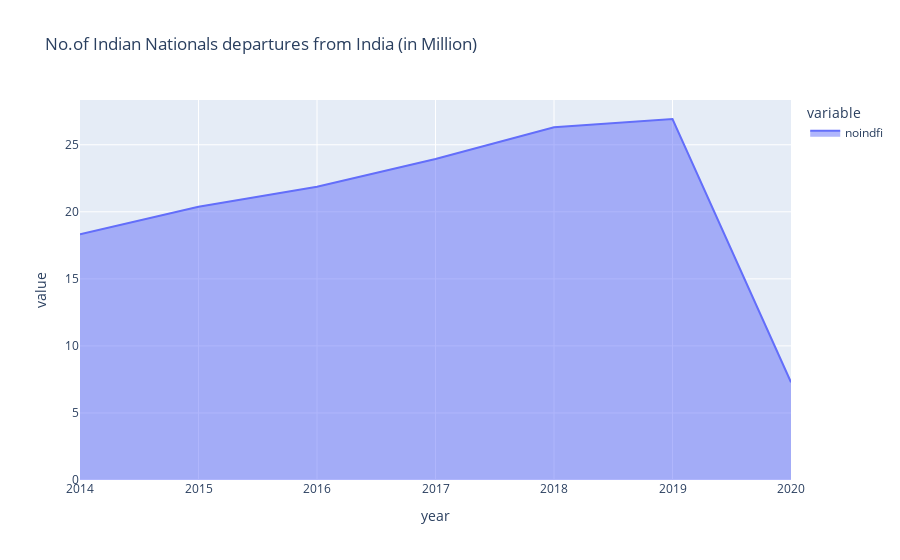

Notebook source saved alongside this figure:
### Code cell
px.area(df,df.index,['noindfi'],title='No.of Indian Nationals departures from India (in Million)')

### Figure 1 — Plotly figure (JSON) as saved in the notebook; plotly's stock layout.template omitted (floating-point values rounded to 4 significant figures)
{"data": [{"fillpattern": {"shape": ""}, "hovertemplate": "variable=noindfi<br>year=%{x}<br>value=%{y}<extra></extra>", "legendgroup": "noindfi", "line": {"color": "#636efa"}, "marker": {"symbol": "circle"}, "mode": "lines", "name": "noindfi", "orientation": "v", "showlegend": true, "stackgroup": "1", "type": "scatter", "x": [2014, 2015, 2016, 2017, 2018, 2019, 2020], "xaxis": "x", "y": [18.33, 20.38, 21.87, 23.94, 26.3, 26.92, 7.29], "yaxis": "y"}], "layout": {"legend": {"title": {"text": "variable"}, "tracegroupgap": 0}, "title": {"text": "No.of Indian Nationals departures from India (in Million)"}, "xaxis": {"anchor": "y", "domain": [0, 1], "title": {"text": "year"}}, "yaxis": {"anchor": "x", "domain": [0, 1], "title": {"text": "value"}}}}
